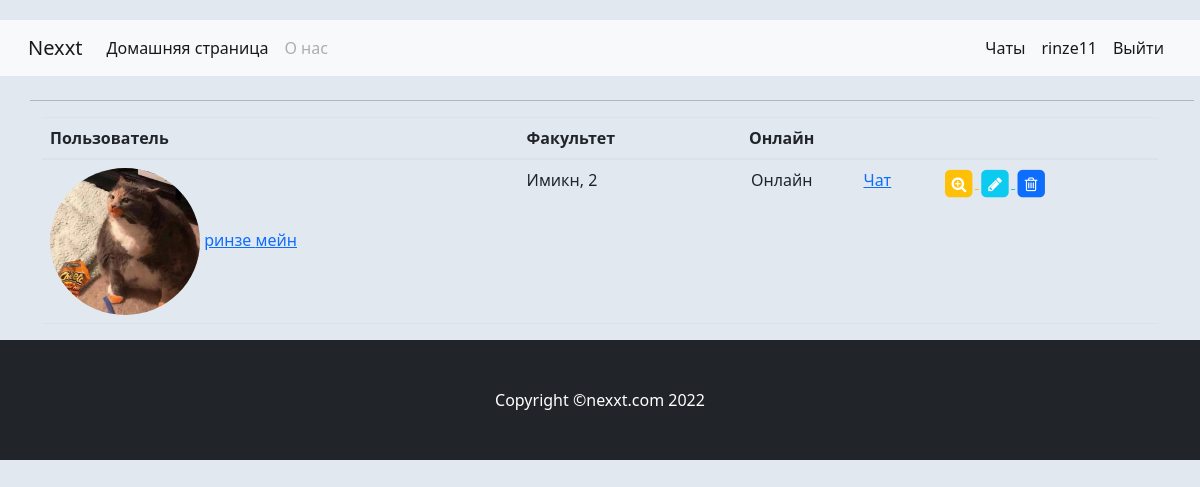
Page /chat/ (signed in) on the committed database.
### main/models.py (models this page shows, shortened)
class User(AbstractUser):
    email = models.EmailField(verbose_name='эл. почта', unique=True)
    username = models.CharField(verbose_name='имя пользователя', max_length=30, unique=True)
    password = models.CharField(verbose_name='пароль', max_length=150)
    email_verify = models.BooleanField(default=False)
    user_permissions = 'real_user'
    groups = 'real_groups'

class Profile(models.Model):
    first_name = models.CharField(max_length=30, verbose_name='Имя')
    last_name = models.CharField(max_length=30, verbose_name='Фамилия')
    description = models.TextField(max_length=400, verbose_name='Описание')
    photo = models.ImageField(max_length=100, upload_to='photo/%Y/%m/%d/', verbose_name='Фото')
    views = models.IntegerField(default=0, verbose_name='Количество просмотров')
    vk_url = models.CharField('Ссылка ВК', default=None, max_length=50, blank=True)
    user = models.OneToOneField(User, related_name='profile', on_delete=models.CASCADE)
    gender = models.ForeignKey('Gender', related_name='profile', on_delete=models.PROTECT, verbose_name='Пол')
    status = models.ForeignKey('Status', related_name='profile', on_delete=models.PROTECT, verbose_name='Статус')
    grade = models.ForeignKey('Grade', related_name='profile', on_delete=models.PROTECT, verbose_name='Курс')
    faculty = models.ForeignKey('Faculty', related_name='profile', on_delete=models.PROTECT, verbose_name='Факультет')
    tag = models.ManyToManyField('Tag', related_name='profile', blank=True, null=True)
    rooms = models.ManyToManyField('room.Room', related_name='profile', blank=True, null=True)
    slug = models.SlugField(max_length=30, unique=True, verbose_name='индивидуальный URL')
    class Meta:
        verbose_name = 'Профиль пользователя'
        verbose_name_plural = 'Профили пользователей'
    def get_absolute_url(self):
        return reverse('profile', kwargs={'prof_slug': self.slug})

class Faculty(models.Model):
    name = models.CharField(max_length=10, db_index=True, verbose_name='Название')
    class Meta:
        verbose_name = 'Факультет'
        verbose_name_plural = 'Факультеты'
        ordering = ['name', ]

class Grade(models.Model):
    name = models.CharField(max_length=2, db_index=True)
    class Meta:
        verbose_name = 'Курс'
        verbose_name_plural = 'Курсы'
        ordering = ['name', ]

### room/views.py (the view)
# urls.py: path('', views.room_list, name='room_list'),
def room_list(request):
    user = request.user
    profile = Profile.objects.get(user=user)
    rooms = Room.objects.filter(profile=profile).prefetch_related('profile')
    context = {
        'profile_owner': profile,
        'rooms': rooms,
        'user': user,
    }
    return render(request, 'room/room_list.html', context=context)

### room/models.py (called while the page is built)
    def related_query(self):
        return self.profile.select_related('grade', 'faculty')

### room/templates/room/room_list.html (shortened to what this page needs)
{% extends 'base.html' %}
{% load tags%}
{% block user_buttons %}
{% navbar_user_buttons request user profile%}
{% endblock %}
{% block content %}
<link rel="stylesheet" type="text/css" href="//netdna.bootstrapcdn.com/font-awesome/4.1.0/css/font-awesome.min.css">
<hr>
<div class="container bootstrap snippets bootdey">
    <div class="row">
        <div class="col-lg-12">
            <div class="main-box no-header clearfix">
                <div class="main-box-body clearfix">
                    <div class="table-responsive">
                        <table class="table user-list">
                            <thead>
                                <tr>
                                <th><span>Пользователь</span></th>
                                <th><span>Факультет</span></th>
                                <th class="text-center"><span>Онлайн</span></th>
                                <th></th>
                                <th>&nbsp;</th>
                                </tr>
                            </thead>
                            <tbody>
                                <tr>
                                    {% for room in rooms %}
                                    {% for profile in room.related_query %}
                                    {% if profile_owner != profile %}
                                    <td>
                                        {% if profile.photo %}
                                        <img src="{{profile.photo.url}}" alt="No photo"
                                        class="rounded-circle" width="150">
                                        {% else %}
                                        <img
                                        src="https://avatars.mds.yandex.net/get-pdb/1996600/d1725ec1-41d3-4b2c-ab24-91ec603557bf/s1200" alt="Admin"
                                        class="rounded-circle" width="150">
                                        {%endif%}
                                        <a href="{{profile.get_absolute_url}}" class="user-link">{{profile.first_name}} {{profile.last_name}}</a>
                                    </td>
                                    <td>{{ profile.faculty.name }}, {{ profile.grade.name }}</td>
                                    <td class="text-center">
                                        <span class="label label-default">Онлайн</span>
                                    </td>
                                    <td>
                                        <a href="{% url 'room_detail' room_slug=room.slug %}">Чат</a>
                                    </td>
                                    <td style="width: 20%;">
                                        <a href="#" class="table-link text-warning">
                                            <span class="fa-stack">
                                                <i class="fa fa-square fa-stack-2x"></i>
                                                <i class="fa fa-search-plus fa-stack-1x fa-inverse"></i>
                                            </span>
                                        </a>
                                        <a href="#" class="table-link text-info">
                                            <span class="fa-stack">
                                                <i class="fa fa-square fa-stack-2x"></i>
                                                <i class="fa fa-pencil fa-stack-1x fa-inverse"></i>
                                            </span>
                                        </a>
                                        <a href="#" class="table-link danger">
                                            <span class="fa-stack">
                                                <i class="fa fa-square fa-stack-2x"></i>
                                                <i class="fa fa-trash-o fa-stack-1x fa-inverse"></i>
                                            </span>
                                        </a>
                                    </td>
                                    {% endif %}
                                    {% endfor %}
                                    {% endfor %}
                                </tr>
                            </tbody>
                        </table>
                    </div>
                </div>
            </div>
        </div>
    </div>
</div>
{% endblock %}

### main/templates/tags/navbar.html (shortened to what this page needs)
<div class="collapse navbar-collapse d-flex flex-row-reverse">
    <ul class="navbar-nav">
        {% if is_user %}
        {% if is_profile %}
        <li class="nav-item">
            <a class="nav-link active" href="{% url 'room_list' %}">Чаты</a>
        </li>
        <li class="nav-item">
            <a class="nav-link active" href="{{profile.get_absolute_url}}">{{user.username}}</a>
        </li>
        <li class="nav-item">
            <a class="nav-link active" href="{%url 'logout'%}">Выйти</a>
        </li>
        {%endif%}
        {% endif %}
    </ul>
</div>
</div>

### main/static/css/profilepage.css (style rules this page uses)
body { margin-top:20px; color: #1a202c; text-align: left; background-color: #e2e8f0; }

### rows in the picture
User: username "rinze11"
Profile: photo (picture), first_name "ринзе", last_name "мейн", faculty.name "Имикн", grade.name "2"
